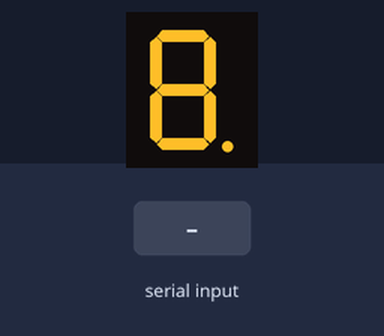
Bench run of a sketch on a simulated Arduino Uno, built with avr-gcc and run on an emulated ATmega328P. Parts: 1-digit seven-segment display. Wiring (inferred from the names in the program): 1-digit 7-segment display, segments lit when LOW: segments pin 2, pin 3, pin 4, pin 5, pin 6, pin 7, pin 8, pin 9. The inputs (shaded band) are chosen by the test bench. The segment pins are drawn as the display they are named for; what the sketch prints to the serial monitor is not drawn.

Above: at 1.2 s.
1.3 s: "90,45\n" received over Serial
At 2.5 s:
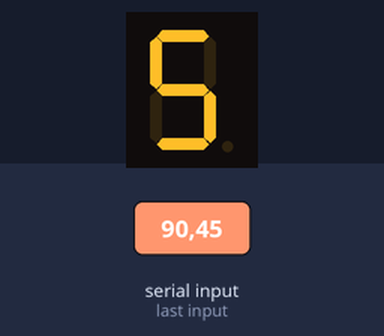
2.8 s: "30,150\n" received over Serial
At 3.7 s:
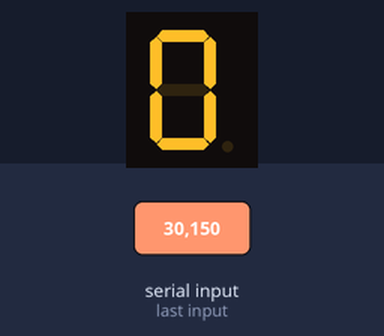
4.4 s: "200\n" received over Serial
5.9 s: "5\n" received over Serial
At 7.0 s:
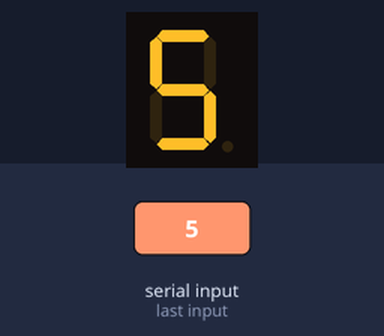
7.4 s: "90\n" received over Serial
At 8.1 s:
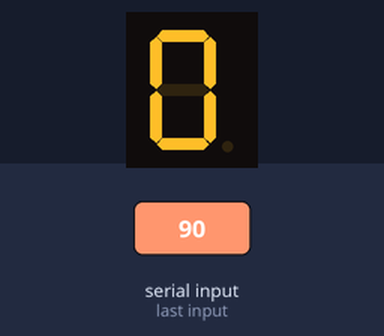
Timing chart, 0 to 9.9 s (numbered marks = the images above; inputs shaded):
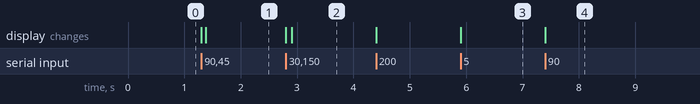

Measured:
- after the input at 1.3 s, the display: first changes at once (image 1 shows a later state)
- after the input at 2.8 s, the display: first changes at once (image 2 shows a later state)
- after the input at 5.9 s, the display: changes at once (image 3)
- after the input at 7.4 s, the display: first changes at once (image 4 shows a later state)

The sketch:

lab05_4.ino
```cpp
int bitPattern[11] = {B11000000, B11111001, B10100100, B10110000, B10011001, B10010010, B10000010, B11111000, B10000000, B10010000, B01111111};
const byte numPins = 8;
const int segmentPins[8] = {2, 3, 4, 5, 6, 7, 8, 9} ;
int incomingByte = 0;
char incomingChar ;

void setup()
{
  Serial.begin(9600);
  for (int i = 0; i < numPins; i++){
    pinMode(segmentPins[i], OUTPUT);
  }
  Serial.print("Please enter number : ");
}

void loop()
{
  boolean isBitSet;
  if (Serial.available()>0)
  {
    incomingByte = Serial.read();
    if (incomingByte != 10) {
      incomingChar = incomingByte;
      Serial.println(incomingChar);
      if (incomingByte > 47 && incomingByte < 58)
      {
        for (int segment = 0; segment < 8; segment++)
        {
          isBitSet = bitRead(bitPattern[incomingByte - '0'], segment);
          digitalWrite(segmentPins[segment], isBitSet);
        }
      }

      else
      {
        Serial.println("Input isn't number !!! Try Again !!!!");
        for (int segment = 0; segment < 8; segment++)
        {
          isBitSet = bitRead(bitPattern[10], segment);
          digitalWrite(segmentPins[segment], isBitSet);
        }
      }
      Serial.print("Please enter number : ");
    }
  }
}
```
